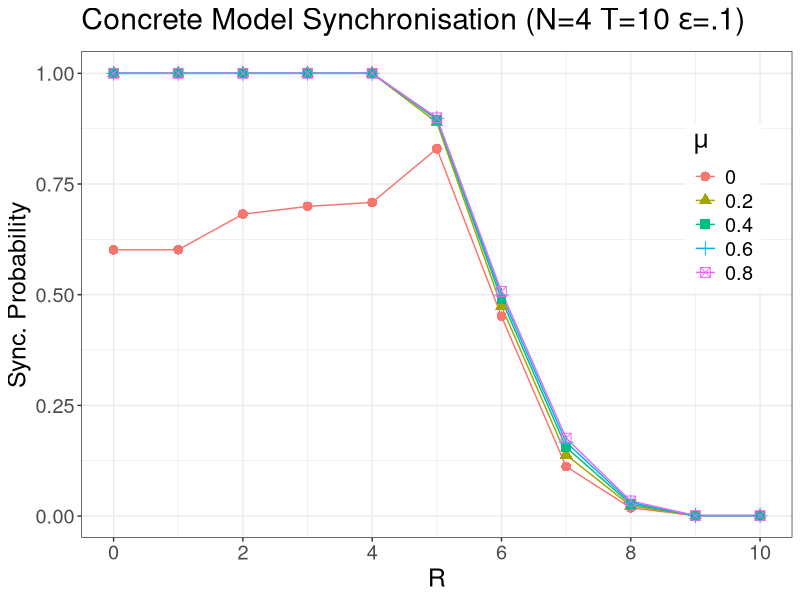
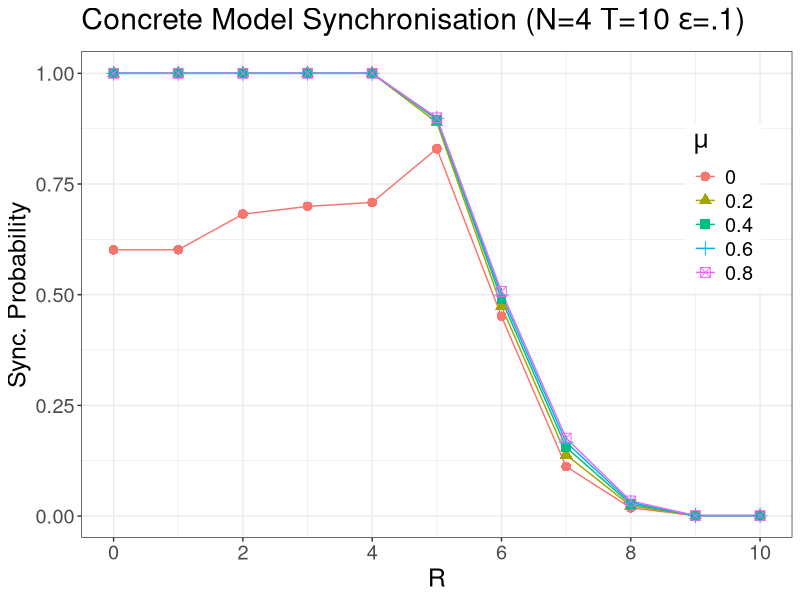

R code for these plots, in order:
library(ggplot2)

n4 = read.csv("n4_sync.csv", 
              col.names=c("RP","ML", 
                          "prob_sync"),header=TRUE)

# size of the created pdfs
gheight <- 10
gwidth<-20

# font size in created graphs 
gtext <- 18

# constants to define which graphs and tables should be created
create_graphs <- TRUE
create_tables <- TRUE

# greyscale or colour?
grey_scale <- FALSE

if (grey_scale) {
  scale <- scale_color_grey(end=0.7)
  
} else {
  scale <- scale_color_hue()
}

prob_data = n4[n4$ML <1 , ]

# create graphs for visualising the model checking results
        prob_vs_rp <- ggplot(data=prob_data,aes(y = prob_sync, x = RP, color=factor(ML), shape=factor(ML)) ) +
          geom_line() +
          geom_point(size=3)+
          theme_bw()+
          theme(legend.position=c(.95,.8), legend.justification = c(0.95,0.85), text = element_text(size=gtext))+
          scale_x_continuous(breaks=c(0,2,4,6,8,10,12,14))+
          scale+
          ggtitle(substitute("Concrete Model Synchronisation (N=4 T=10"~epsilon*"=.1)")) +
          labs( x = "R", y = "Sync. Probability", colour=expression(mu), shape=expression(mu)) 

  print(prob_vs_rp)
  ggsave("concrete_n4_t10_e01_prob_vs_rp.pdf", plot=prob_vs_rp, device="pdf", width=gwidth, height=gheight, units = "cm")